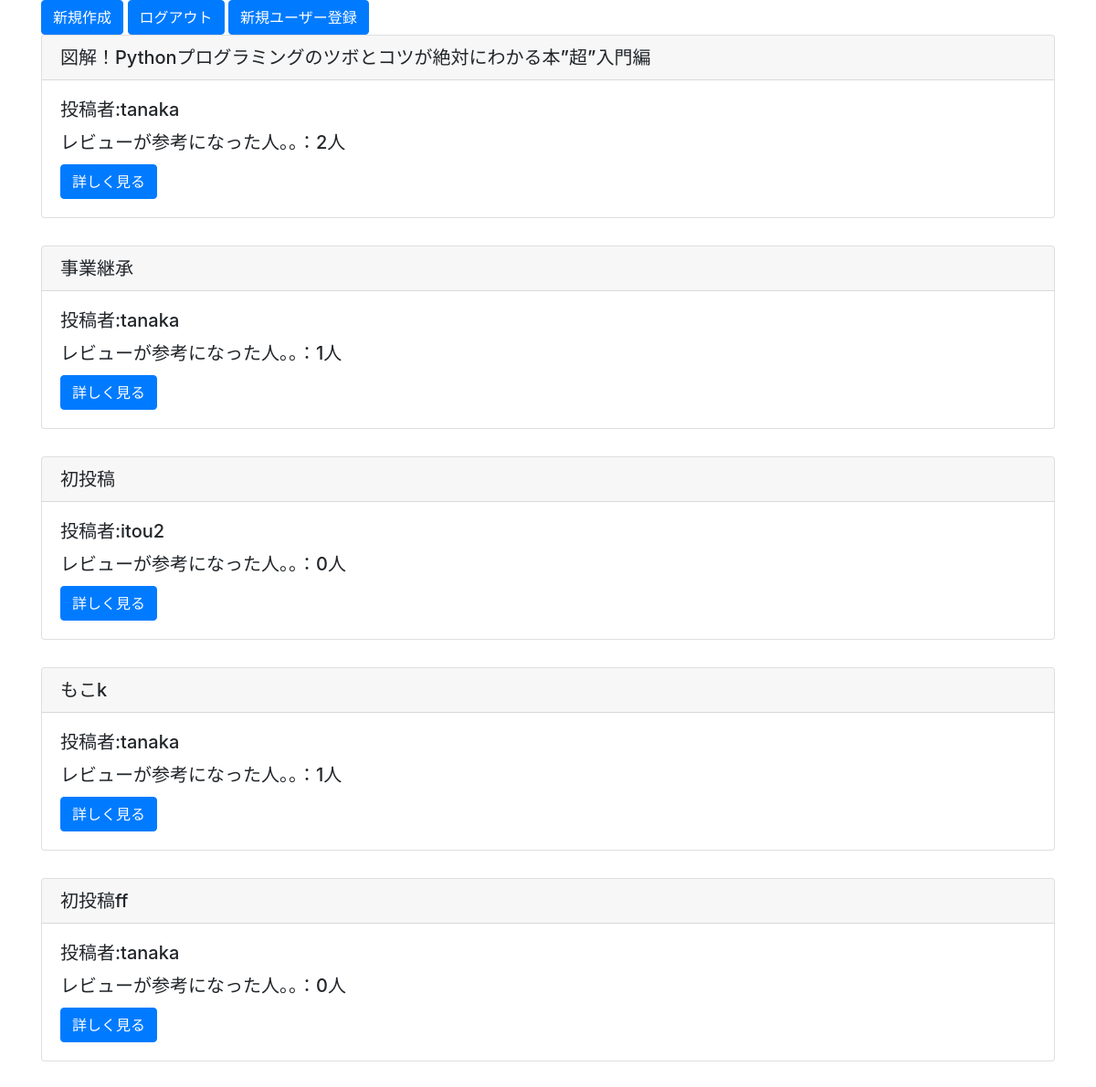
Page /list/ (signed in) on the earlier database version.
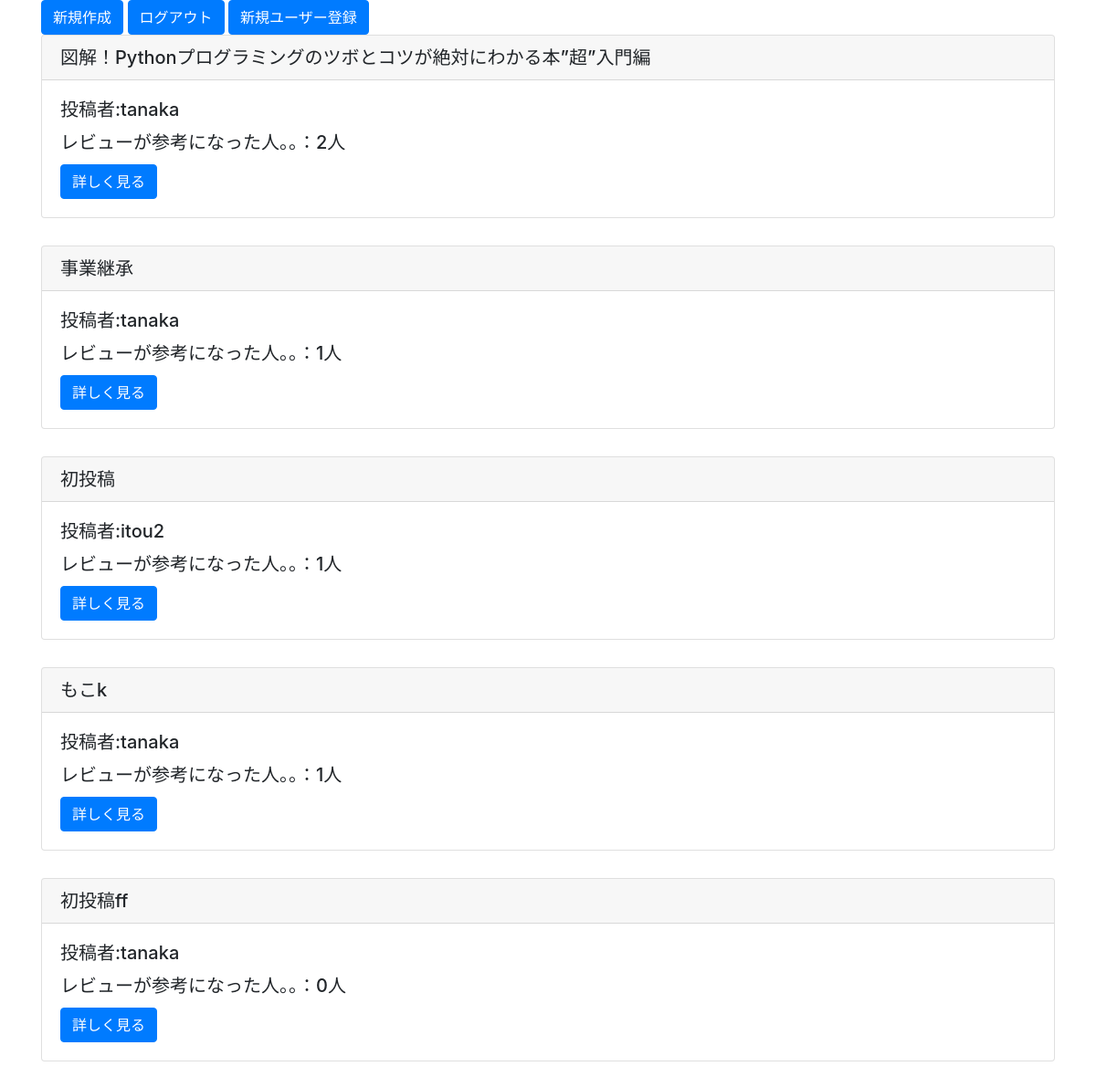
Same page on the later database version.
### reviewpost/models.py (models this page shows)
class ReviewModel(models.Model):
    title = models.CharField(max_length=100)
    content = models.TextField()
    author = models.ForeignKey(User,on_delete=models.CASCADE)
    images = models.ImageField(upload_to='')
    useful_review = models.IntegerField(null=True,blank=True,default=0)
    useful_review_record = models.TextField()
    evaluation = models.CharField(max_length=10,choices=EVALUATION_CHOICES)

### reviewpost/views.py (the view)
# urls.py: path('list/',listview,name='list'),
@login_required
def listview(request):
    object_list = ReviewModel.objects.all()
    return render(request,'list.html',{'object_list':object_list})

### templates/list.html
{% extends 'base.html' %}
{% load static %}
{% block header %}
<link rel='stylesheet' type="text/css" href="{% static 'style.css' %}">
{% endblock header %}
{% block content %}
<div class="container">
<a href="{% url 'create' %}" class="btn btn-primary">新規作成</a>
<a href="{% url 'logout' %}" class="btn btn-primary">ログアウト</a>
<a href="{% url 'signup' %}" class="btn btn-primary">新規ユーザー登録</a>
{% for item in object_list %}
<div class="card">
    <h5 class="card-header">{{item.title}}</h5>
    <div class="card-body">
        <h5 class="card-title">投稿者:{{item.author}}</h5>
        <h5 class="card-title">レビューが参考になった人。。：{{item.useful_review}}人</h5>
        <a href="{% url 'detail' item.pk %}" class="btn btn-primary">詳しく見る</a>
    </div>
</div>
{% endfor %}
</div>
{% endblock content %}

Differences in the rows shown:
changed ReviewModel "初投稿": useful_review "0" → "1"
